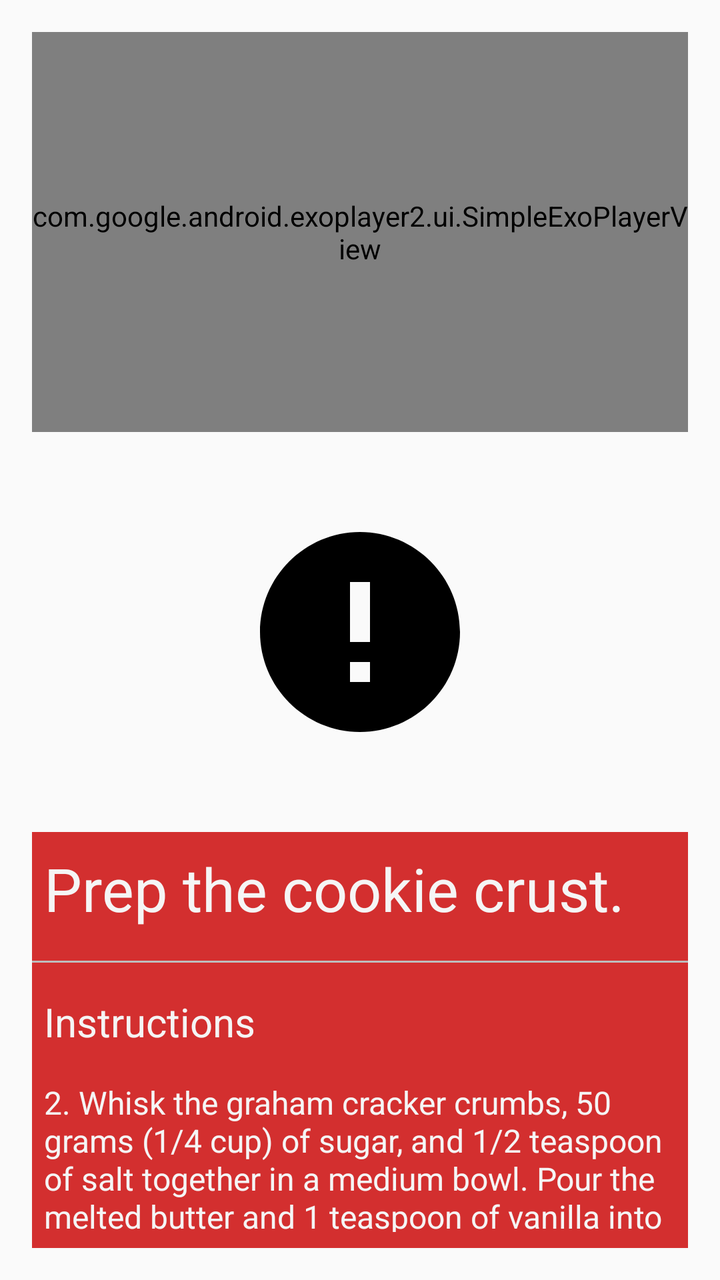
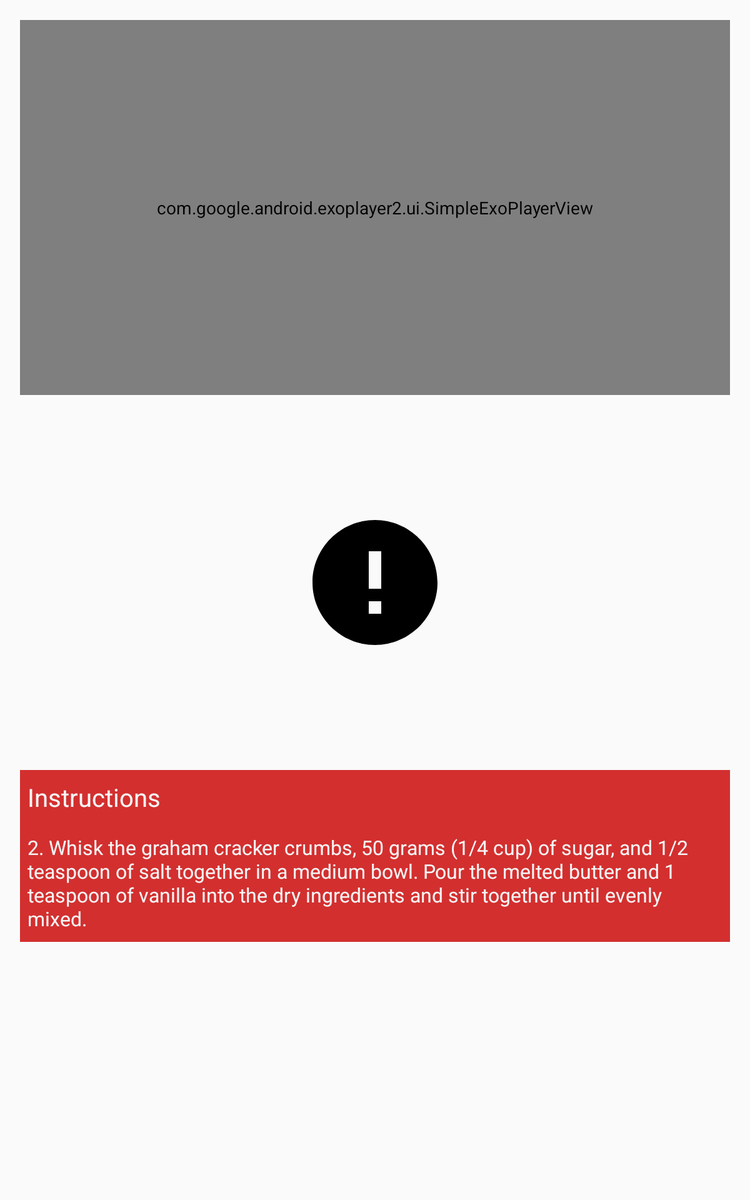

Two renders of one Android screen. The first uses the default layout on a phone; the second uses the alternative layout the repository ships for a different screen configuration, on a matching device. The two XML files are below.
<!-- AndroidManifest.xml: application theme AppTheme -->
<!-- res/layout/fragment_step.xml -->
<?xml version="1.0" encoding="utf-8"?>
<LinearLayout xmlns:android="http://schemas.android.com/apk/res/android"
    xmlns:tools="http://schemas.android.com/tools"
    android:orientation="vertical"
    android:padding="16dp"
    android:layout_width="match_parent"
    android:layout_height="match_parent">

    <com.google.android.exoplayer2.ui.SimpleExoPlayerView
        android:id="@+id/simple_exo_player"
        android:layout_width="match_parent"
        android:layout_height="200dp" />

    <ImageView
        android:id="@+id/error_loading_image_view"
        android:src="@drawable/ic_round_error_symbol"
        android:layout_gravity="center"
        android:layout_width="match_parent"
        android:paddingTop="50dp"
        android:paddingBottom="50dp"
        android:layout_height="200dp" />

    <LinearLayout
        android:background="@color/colorPrimaryDark"
        android:orientation="vertical"
        android:layout_width="match_parent"
        android:layout_height="wrap_content">

        <TextView
            android:id="@+id/step_description_text_view"
            tools:text="Prep the cookie crust."
            style="@style/DefaultTextStyle"
            android:layout_width="match_parent"
            android:layout_height="wrap_content" />

        <View style="@style/DefaultDividerStyle" />

        <TextView
            android:text="@string/title_step_instructions"
            style="@style/DefaultTextStyle"
            android:textSize="20dp"
            android:layout_width="match_parent"
            android:layout_height="wrap_content" />

        <TextView
            android:id="@+id/step_instruction_text_view"
            style="@style/DefaultTextStyle"
            android:textSize="16dp"
            tools:text="2. Whisk the graham cracker crumbs, 50 grams (1/4 cup) of sugar, and 1/2 teaspoon of salt together in a medium bowl. Pour the melted butter and 1 teaspoon of vanilla into the dry ingredients and stir together until evenly mixed."
            android:layout_width="match_parent"
            android:layout_height="wrap_content" />

    </LinearLayout>

    <FrameLayout
        android:layout_gravity="bottom"
        android:layout_width="match_parent"
        android:layout_height="match_parent">

        <Button
            android:text="@string/button_previous"
            android:layout_gravity="left|bottom"
            android:id="@+id/previous_button"
            style="@style/TextAppearance.AppCompat.Body1"
            android:layout_width="wrap_content"
            android:layout_height="wrap_content" />

        <Button
            android:text="@string/button_next"
            android:layout_gravity="right|bottom"
            android:id="@+id/next_button"
            style="@style/TextAppearance.AppCompat.Body1"
            android:layout_width="wrap_content"
            android:layout_height="wrap_content" />
    </FrameLayout>

</LinearLayout>
<!-- resources referenced by this layout -->
<resources>
  <color name="colorPrimaryDark">#D32F2F</color>
  <!-- drawable ic_round_error_symbol (drawable) -->
  <vector android:height="24dp" android:viewportHeight="510"
      android:viewportWidth="510" android:width="24dp" xmlns:android="http://schemas.android.com/apk/res/android">
      <path android:fillColor="#FF000000" android:pathData="M255,0C114.75,0 0,114.75 0,255s114.75,255 255,255s255,-114.75 255,-255S395.25,0 255,0zM280.5,382.5h-51v-51h51V382.5zM280.5,280.5h-51v-153h51V280.5z"/>
  </vector>
  <string name="button_next">Next</string>
  <string name="button_previous">Previous</string>
  <string name="title_step_instructions">Instructions</string>
  <style name="DefaultDividerStyle">
          <item name="android:layout_marginTop">8dp</item>
          <item name="android:layout_marginBottom">8dp</item>
          <item name="android:background">@color/defaultDivider</item>
          <item name="android:layout_width">match_parent</item>
          <item name="android:layout_height">1dp</item>
      </style>
  <style name="DefaultTextStyle">
          <item name="android:background">@color/colorPrimaryDark</item>
          <item name="android:textSize">30dp</item>
          <item name="android:textColor">@color/defaultText</item>
          <item name="android:paddingBottom">8dp</item>
          <item name="android:paddingTop">8dp</item>
          <item name="android:paddingLeft">6dp</item>
          <item name="android:paddingRight">6dp</item>
      </style>
  <style name="AppTheme" parent="Theme.AppCompat.Light.DarkActionBar">
          
          <item name="colorPrimary">@color/colorPrimary</item>
          <item name="colorPrimaryDark">@color/colorPrimaryDark</item>
          <item name="colorAccent">@color/colorAccent</item>
      </style>
  <color name="defaultDivider">#BDBDBD</color>
  <color name="defaultText">#F5F5F5</color>
  <color name="colorPrimary">#F44336</color>
  <color name="colorAccent">#FF5252</color>
</resources>
<!-- res/layout-sw600dp/fragment_step.xml (the repository's variant of the layout above) -->
<!-- drawn on a 7-inch tablet held upright -->
<?xml version="1.0" encoding="utf-8"?>
<LinearLayout xmlns:android="http://schemas.android.com/apk/res/android"
    xmlns:tools="http://schemas.android.com/tools"
    android:orientation="vertical"
    android:padding="16dp"
    android:layout_width="match_parent"
    android:layout_height="match_parent">

    <com.google.android.exoplayer2.ui.SimpleExoPlayerView
        android:id="@+id/simple_exo_player"
        android:layout_width="match_parent"
        android:layout_height="300dp" />

    <ImageView
        android:id="@+id/error_loading_image_view"
        android:src="@drawable/ic_round_error_symbol"
        android:layout_gravity="center"
        android:layout_width="match_parent"
        android:paddingTop="100dp"
        android:paddingBottom="100dp"
        android:layout_height="300dp" />

    <LinearLayout
        android:background="@color/colorPrimaryDark"
        android:orientation="vertical"
        android:layout_width="match_parent"
        android:layout_height="wrap_content">

        <TextView
            android:text="@string/title_step_instructions"
            style="@style/DefaultTextStyle"
            android:textSize="20dp"
            android:layout_width="match_parent"
            android:layout_height="wrap_content" />

        <TextView
            android:id="@+id/step_instruction_text_view"
            style="@style/DefaultTextStyle"
            android:textSize="16dp"
            tools:text="2. Whisk the graham cracker crumbs, 50 grams (1/4 cup) of sugar, and 1/2 teaspoon of salt together in a medium bowl. Pour the melted butter and 1 teaspoon of vanilla into the dry ingredients and stir together until evenly mixed."
            android:layout_width="match_parent"
            android:layout_height="wrap_content" />

    </LinearLayout>

</LinearLayout>
<!-- resources referenced by the variant -->
<!-- as a 7-inch tablet held upright resolves them -->
<resources>
  <color name="colorPrimaryDark">#D32F2F</color>
  <!-- drawable ic_round_error_symbol (drawable) -->
  <vector android:height="24dp" android:viewportHeight="510"
      android:viewportWidth="510" android:width="24dp" xmlns:android="http://schemas.android.com/apk/res/android">
      <path android:fillColor="#FF000000" android:pathData="M255,0C114.75,0 0,114.75 0,255s114.75,255 255,255s255,-114.75 255,-255S395.25,0 255,0zM280.5,382.5h-51v-51h51V382.5zM280.5,280.5h-51v-153h51V280.5z"/>
  </vector>
  <string name="title_step_instructions">Instructions</string>
  <style name="DefaultTextStyle">
          <item name="android:background">@color/colorPrimaryDark</item>
          <item name="android:textSize">30dp</item>
          <item name="android:textColor">@color/defaultText</item>
          <item name="android:paddingBottom">8dp</item>
          <item name="android:paddingTop">8dp</item>
          <item name="android:paddingLeft">6dp</item>
          <item name="android:paddingRight">6dp</item>
      </style>
  <style name="AppTheme" parent="Theme.AppCompat.Light.DarkActionBar">
          
          <item name="colorPrimary">@color/colorPrimary</item>
          <item name="colorPrimaryDark">@color/colorPrimaryDark</item>
          <item name="colorAccent">@color/colorAccent</item>
      </style>
  <color name="defaultText">#F5F5F5</color>
  <color name="colorPrimary">#F44336</color>
  <color name="colorAccent">#FF5252</color>
</resources>
